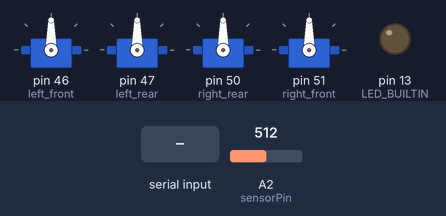
A sketch run on a simulated Arduino Mega 2560, built with avr-gcc and run on an emulated ATmega2560. Shown: 4 × servo, output pins drawn as LEDs (lit = HIGH). The test bench sets the inputs (shaded band); at power-on: A2 (sensorPin) = 512.

Above: at 1.7 s.
1.8 s: "w" received over the second serial link
At 2.4 s:
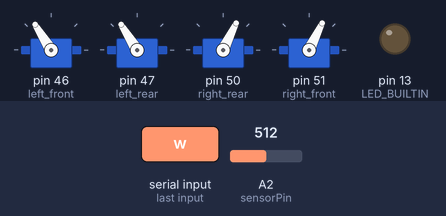
3.3 s: "s" received over the second serial link
At 3.8 s:
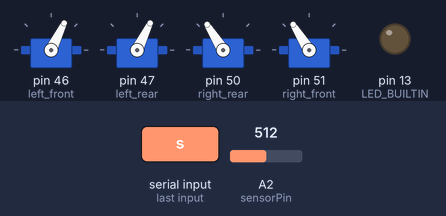
4.8 s: "q" received over the second serial link
At 5.7 s:
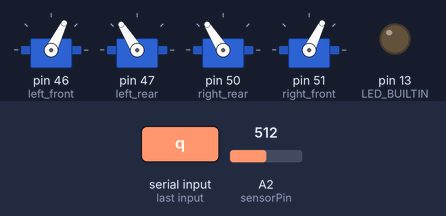
6.3 s: "e" received over the second serial link
At 7.1 s:
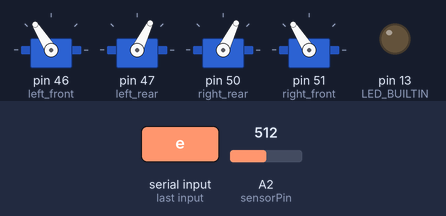
7.8 s: "a" received over the second serial link
At 8.5 s:
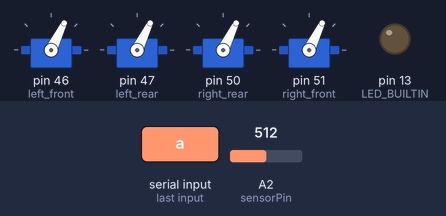
9.3 s: "W" received over the second serial link
At 10.4 s:
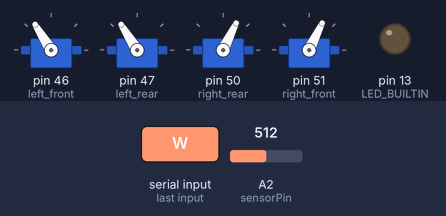
Timing chart, 0 to 11.8 s (numbered marks = the images above; inputs shaded):
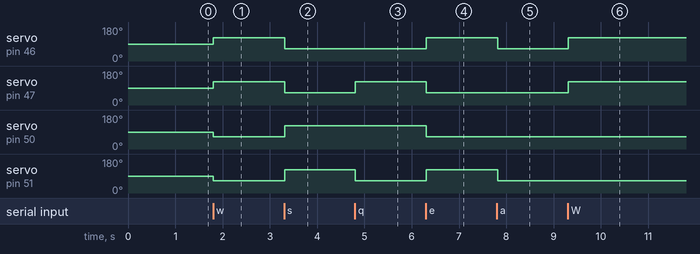

Measured:
- after the input at 1.8 s, servo on pin 46 (left_front), servo on pin 47 (left_rear): 90° → 122° at once; servo on pin 50 (right_rear), servo on pin 51 (right_front): 90° → 64° at once
- after the input at 3.3 s, servo on pin 46 (left_front), servo on pin 47 (left_rear): 122° → 64° at once; servo on pin 50 (right_rear), servo on pin 51 (right_front): 64° → 122° at once
- after the input at 4.8 s, servo on pin 47 (left_rear): 64° → 122° at once; servo on pin 51 (right_front): 122° → 64° at once
- after the input at 6.3 s, servo on pin 46 (left_front), servo on pin 51 (right_front): 64° → 122° at once; servo on pin 47 (left_rear), servo on pin 50 (right_rear): 122° → 64° at once
- after the input at 7.8 s, servo on pin 46 (left_front), servo on pin 51 (right_front): 122° → 64° at once
- after the input at 9.3 s, servo on pin 46 (left_front), servo on pin 47 (left_rear): 64° → 122° at once

The sketch:

BluetoothMove.ino
```cpp
/*
  MechEng 706 Base Code

  This code provides basic movement and sensor reading for the MechEng 706 Mecanum Wheel Robot Project

  Hardware:
    Arduino Mega2560 https://www.arduino.cc/en/Guide/ArduinoMega2560
    MPU-9250 https://www.sparkfun.com/products/13762
    Ultrasonic Sensor - HC-SR04 https://www.sparkfun.com/products/13959
    Infrared Proximity Sensor - Sharp https://www.sparkfun.com/products/242
    Infrared Proximity Sensor Short Range - Sharp https://www.sparkfun.com/products/12728
    Servo - Generic (Sub-Micro Size) https://www.sparkfun.com/products/9065
    Vex Motor Controller 29 https://www.vexrobotics.com/276-2193.html
    Vex Motors https://www.vexrobotics.com/motors.html
    Turnigy nano-tech 2200mah 2S https://hobbyking.com/en_us/turnigy-nano-tech-2200mah-2s-25-50c-lipo-pack.html

  Date: 11/11/2016
  Author: Logan Stuart
  Modified: 15/02/2018
  Author: Logan Stuart
*/
#include <Servo.h> //Need for Servo pulse output
#include <SoftwareSerial.h>


#define LOOP_DELAY 10 // miliseconds
#define SAMPLE_DELAY 10 // miliseconds
#define BLUETOOTH_RX 10
// Serial Data output pin
#define BLUETOOTH_TX 11

SoftwareSerial BluetoothSerial(BLUETOOTH_RX, BLUETOOTH_TX);

// Refer to Shield Pinouts.jpg for pin locations

// Default motor control pins
const byte left_front = 46;
const byte left_rear = 47;
const byte right_rear = 50;
const byte right_front = 51;


Servo left_font_motor;  // create servo object to control Vex Motor Controller 29
Servo left_rear_motor;  // create servo object to control Vex Motor Controller 29
Servo right_rear_motor; // create servo object to control Vex Motor Controller 29
Servo right_font_motor; // create servo object to control Vex Motor Controller 29
Servo turret_motor;

int speed_val = 300;
int speed_change;

// gyro
int sensorPin = A2;            // define the pin that gyro is connected
int sensorValue = 0;           // read out value of sensor
float gyroSupplyVoltage = 5;   // supply voltage for gyro
float gyroZeroVoltage = 0;     // the value of voltage when gyro is zero
float gyroSensitivity = 0.007; // gyro sensitivity unit is (mv/degree/second) get from datasheet
float rotationThreshold = 1.5; // because of gyro drifting, defining rotation angular velocity less than
// this value will not be ignored
float gyroRate = 0;     // read out value of sensor in voltage
float currentAngle = 0; // current angle calculated by angular velocity integral on
float previous_millis = 0; //used for controlling sampling rate

//proto functions
void enable_motors();
void readGyro();
void strafe_right();
void strafe_left();
void stop();
void forward();
void reverse();
void ccw();
void cw();
void interpret_command(char command);


int pos = 0;
int i;
float sum = 0;

void setup(void)
{
  // turret_motor.attach(11);
  pinMode(LED_BUILTIN, OUTPUT);

  //initilizae bluetooth comms
  BluetoothSerial.begin(115200);
  Serial.begin(115200);

  // setting up gyro
  pinMode(sensorPin, INPUT);
  for (i = 0; i < 100; i++) // read 100 values of voltage when gyro is at still, to calculate the zero-drift
  {
    sensorValue = analogRead(sensorPin);
    sum += sensorValue;
    delay(5);
  }
  gyroZeroVoltage = sum / 100; // average the sum as the zero drifting

  enable_motors(); //does what it says on the can

  delay(10); // settling time but no really needed


}

void loop(void) // main loop
{
  delay(LOOP_DELAY);
  delay(SAMPLE_DELAY);

  char command = 't';

    readGyro();
  if (millis() - previous_millis > 200) //only send every 200ms
  {
    previous_millis = millis();
    char message[8];
    dtostrf(currentAngle,6,2,message);
    BluetoothSerial.println(message);
    //Serial.println(message);
    // Serial.print(" : ");
    // Serial.println(time);
  }

  if (BluetoothSerial.available() > 0)
  {
    command = BluetoothSerial.read();
    BluetoothSerial.println(command);
    interpret_command(command);

  }

}


// Serial command pasing
void interpret_command(char command)
{
    // Perform an action depending on the command
    switch (command)
    {
    case 'w': // Move Forward
    case 'W':
      forward();
      break;
    case 's': // Move Backwards
    case 'S':
      reverse();
      break;
    case 'q': // Turn Left
    case 'Q':
      strafe_left();
      break;
    case 'e': // Turn Right
    case 'E':
      strafe_right();
      break;
    case 'a': // Turn Right
    case 'A':
      ccw();
      break;
    case 'd': // Turn Right
    case 'D':
      cw();
      break;
    case '-': // Turn Right
    case '_':
      speed_change = -100;
      break;
    case '=':
    case '+':
      speed_change = 100;
      break;
    default:
      stop();
      //SerialCom->println("stop");
      break;
    }
}


//----------------------Motor moments------------------------
// The Vex Motor Controller 29 use Servo Control signals to determine speed and direction, with 0 degrees meaning neutral https://en.wikipedia.org/wiki/Servo_control

void disable_motors()
{
  left_font_motor.detach();  // detach the servo on pin left_front to turn Vex Motor Controller 29 Off
  left_rear_motor.detach();  // detach the servo on pin left_rear to turn Vex Motor Controller 29 Off
  right_rear_motor.detach(); // detach the servo on pin right_rear to turn Vex Motor Controller 29 Off
  right_font_motor.detach(); // detach the servo on pin right_front to turn Vex Motor Controller 29 Off

  pinMode(left_front, INPUT);
  pinMode(left_rear, INPUT);
  pinMode(right_rear, INPUT);
  pinMode(right_front, INPUT);
}

void enable_motors()
{
  left_font_motor.attach(left_front);   // attaches the servo on pin left_front to turn Vex Motor Controller 29 On
  left_rear_motor.attach(left_rear);    // attaches the servo on pin left_rear to turn Vex Motor Controller 29 On
  right_rear_motor.attach(right_rear);  // attaches the servo on pin right_rear to turn Vex Motor Controller 29 On
  right_font_motor.attach(right_front); // attaches the servo on pin right_front to turn Vex Motor Controller 29 On
}
void stop() // Stop
{
  left_font_motor.writeMicroseconds(1500);
  left_rear_motor.writeMicroseconds(1500);
  right_rear_motor.writeMicroseconds(1500);
  right_font_motor.writeMicroseconds(1500);
}

void forward()
{
  left_font_motor.writeMicroseconds(1500 + speed_val);
  left_rear_motor.writeMicroseconds(1500 + speed_val);
  right_rear_motor.writeMicroseconds(1500 - speed_val);
  right_font_motor.writeMicroseconds(1500 - speed_val);
}

void reverse()
{
  left_font_motor.writeMicroseconds(1500 - speed_val);
  left_rear_motor.writeMicroseconds(1500 - speed_val);
  right_rear_motor.writeMicroseconds(1500 + speed_val);
  right_font_motor.writeMicroseconds(1500 + speed_val);
}

void ccw()
{
  left_font_motor.writeMicroseconds(1500 - speed_val);
  left_rear_motor.writeMicroseconds(1500 - speed_val);
  right_rear_motor.writeMicroseconds(1500 - speed_val);
  right_font_motor.writeMicroseconds(1500 - speed_val);
}

void cw()
{
  left_font_motor.writeMicroseconds(1500 + speed_val);
  left_rear_motor.writeMicroseconds(1500 + speed_val);
  right_rear_motor.writeMicroseconds(1500 + speed_val);
  right_font_motor.writeMicroseconds(1500 + speed_val);
}

void strafe_left()
{
  left_font_motor.writeMicroseconds(1500 - speed_val);
  left_rear_motor.writeMicroseconds(1500 + speed_val);
  right_rear_motor.writeMicroseconds(1500 + speed_val);
  right_font_motor.writeMicroseconds(1500 - speed_val);
}

void strafe_right()
{
  left_font_motor.writeMicroseconds(1500 + speed_val);
  left_rear_motor.writeMicroseconds(1500 - speed_val);
  right_rear_motor.writeMicroseconds(1500 - speed_val);
  right_font_motor.writeMicroseconds(1500 + speed_val);
}

void readGyro()
{
  int T = 50;
  gyroRate = (analogRead(sensorPin) * gyroSupplyVoltage) / 1023;
  // find the voltage offset the value of voltage when gyro is zero (still)
  gyroRate -= (gyroZeroVoltage / 1023 * 5);
  // read out voltage divided the gyro sensitivity to calculate the angular velocity
  float angularVelocity = gyroRate / gyroSensitivity;

  // if the angular velocity is less than the threshold, ignore it
  if (angularVelocity >= rotationThreshold || angularVelocity <= -rotationThreshold)
  {
    // we are running a loop in T. one second will run (1000/T).
    float angleChange = angularVelocity / (1000 / T);
    currentAngle += angleChange;
  }
  // keep the angle between 0-360
  if (currentAngle < 0)
  {
    currentAngle += 360;
  }
  else if (currentAngle > 359)
  {
    currentAngle -= 360;
  }
}
```
